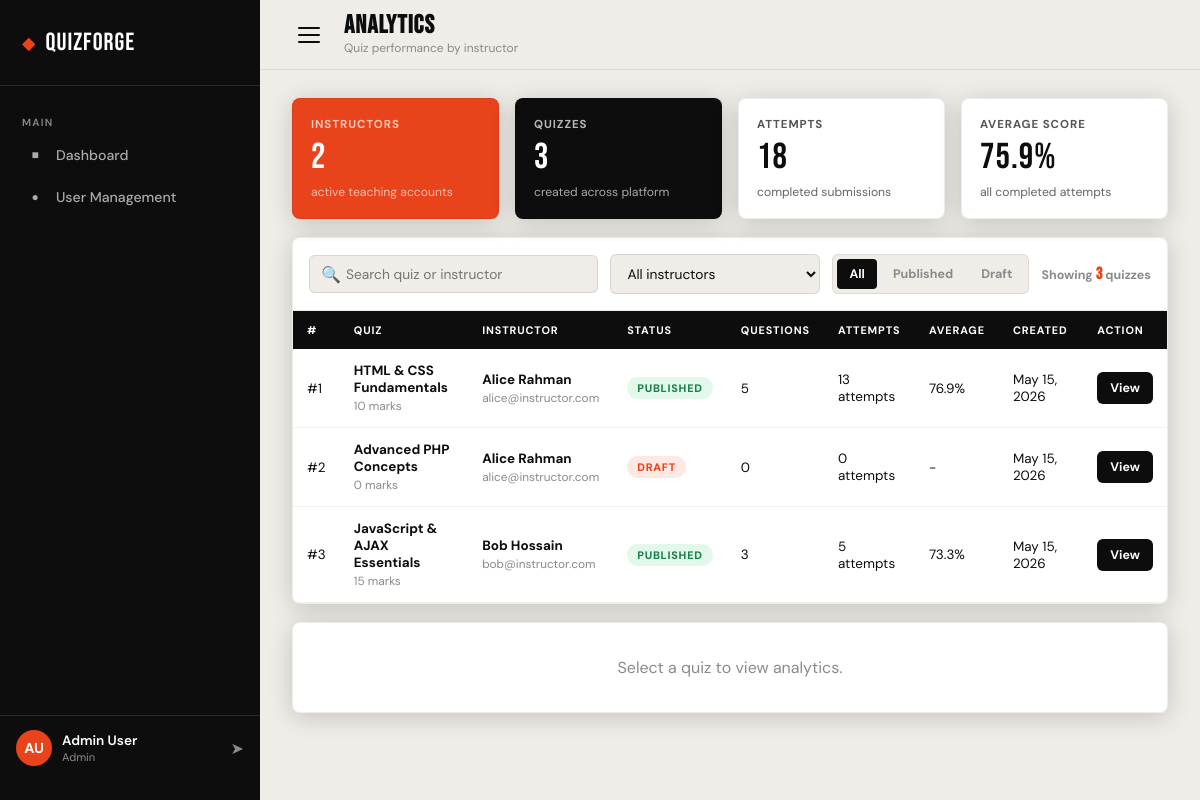
Screenshot of /view/admin/analyticsAdmin.php (signed in) with the database file from the repository.
### tables this page shows
CREATE TABLE quizzes (
    id                 INT UNSIGNED  AUTO_INCREMENT PRIMARY KEY,
    instructor_id      INT UNSIGNED  NOT NULL,
    title              VARCHAR(200)  NOT NULL,
    description        TEXT,
    total_marks        INT UNSIGNED  NOT NULL DEFAULT 0,
    time_limit_minutes INT UNSIGNED  NOT NULL DEFAULT 30,
    status             ENUM('draft','published')
                                     NOT NULL DEFAULT 'draft',
    created_at         TIMESTAMP     NOT NULL DEFAULT CURRENT_TIMESTAMP,

    CONSTRAINT fk_quiz_instructor
        FOREIGN KEY (instructor_id) REFERENCES users(id)
        ON DELETE CASCADE
);

CREATE TABLE users (
    id            INT UNSIGNED  AUTO_INCREMENT PRIMARY KEY,
    name          VARCHAR(100)  NOT NULL,
    email         VARCHAR(150)  NOT NULL UNIQUE,
    password_hash VARCHAR(255)  NOT NULL,
    role          ENUM('student','instructor','admin')
                                NOT NULL DEFAULT 'student',
    is_active     TINYINT(1)    NOT NULL DEFAULT 1,
    created_at    TIMESTAMP     NOT NULL DEFAULT CURRENT_TIMESTAMP
);

### view/admin/analyticsAdmin.php (the view, shortened to what the rows shown need)
<?php
include_once __DIR__ . '/../../controller/analyticsAdminController.php';
?>
<!DOCTYPE html>
<html lang="en">
<head>
    <link rel="stylesheet" href="../style/adminDashboard.css">
    <link rel="stylesheet" href="../style/analyticsAdmin.css">
</head>
<body>
    <main class="main" id="main-content">
        <header class="topbar">
            <div class="topbar__heading">
                <h1 class="topbar__title">Analytics</h1>
            </div>
        </header>
        <div class="content">
            <section class="analytics-panel">
                <div class="quiz-table-wrap">
                    <table class="quiz-table">
                        <thead>
                            <tr>
                                <th>#</th>
                                <th>Quiz</th>
                                <th>Instructor</th>
                                <th>Status</th>
                                <th>Questions</th>
                                <th>Attempts</th>
                                <th>Average</th>
                                <th>Created</th>
                                <th>Action</th>
                            </tr>
                        </thead>
                        <tbody id="quizTableBody">
                            <?php foreach ($quizzes as $index => $quiz): ?>
                                <?php
                                    $searchText = strtolower($quiz["title"] . " " . $quiz["instructor_name"] . " " . $quiz["instructor_email"]);
                                ?>
                                <tr
                                    data-quiz-id="<?= (int)$quiz["id"] ?>"
                                    data-instructor-id="<?= (int)$quiz["instructor_id"] ?>"
                                    data-status="<?= htmlspecialchars($quiz["status"]) ?>"
                                    data-search="<?= htmlspecialchars($searchText) ?>"
                                >
                                    <td>#<?= $index + 1 ?></td>
                                    <td>
                                        <div class="quiz-title"><?= htmlspecialchars($quiz["title"]) ?></div>
                                        <div class="quiz-meta"><?= (int)$quiz["total_marks"] ?> marks</div>
                                    </td>
                                    <td>
                                        <div class="quiz-title"><?= htmlspecialchars($quiz["instructor_name"]) ?></div>
                                        <div class="instructor-email"><?= htmlspecialchars($quiz["instructor_email"]) ?></div>
                                    </td>
                                    <td><span class="quiz-status <?= htmlspecialchars($quiz["status"]) ?>"><?= htmlspecialchars($quiz["status"]) ?></span></td>
                                    <td><?= (int)$quiz["question_count"] ?></td>
                                    <td><?= htmlspecialchars($quiz["attempt_label"]) ?></td>
                                    <td><?= htmlspecialchars($quiz["average_display"]) ?></td>
                                    <td><?= htmlspecialchars($quiz["created_at_display"]) ?></td>
                                    <td>
                                        <button type="button" class="btn-view-analytics" data-quiz-id="<?= (int)$quiz["id"] ?>">View</button>
                                    </td>
                                </tr>
                            <?php endforeach; ?>
                        </tbody>
                    </table>
                </div>
            </section>
        </div>
    </main>
</body>
</html>

### rows the page displays
quizzes: title "HTML & CSS Fundamentals", total_marks "10", instructor.name "Alice Rahman", instructor.email "alice@instructor.com", status "PUBLISHED", question_count "5", attempt_label "13 attempts", average_display "76.9%", created_at_display "May 15, 2026"
quizzes: title "Advanced PHP Concepts", total_marks "0", instructor.name "Alice Rahman", instructor.email "alice@instructor.com", status "DRAFT", question_count "0", attempt_label "0 attempts", average_display "-", created_at_display "May 15, 2026"
quizzes: title "JavaScript & AJAX Essentials", total_marks "15", instructor.name "Bob Hossain", instructor.email "bob@instructor.com", status "PUBLISHED", question_count "3", attempt_label "5 attempts", average_display "73.3%", created_at_display "May 15, 2026"

### other values shown
analyticsAdminInitials($admin_name) "AU"
$admin_name "Admin User"
$overview["total_instructors"] "2"
$overview["total_quizzes"] "3"
$overview["total_attempts"] "18"
analyticsAdminNumber($overview["average_percent"]) "75.9"
